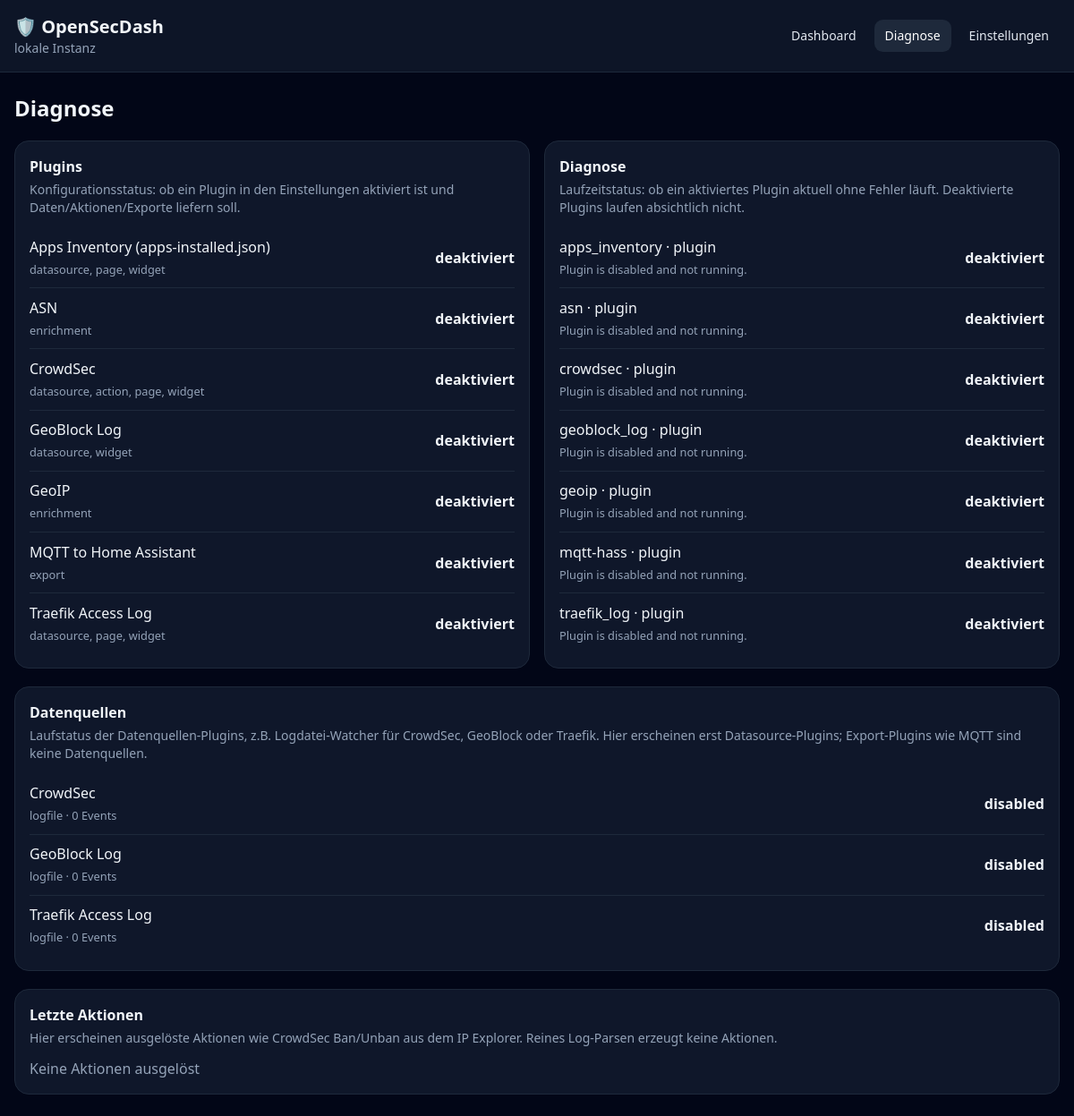
The app's page /diagnostics with its own data.
### app/models/core.py (models this page shows)
class PluginRecord(Base):
    __tablename__ = "plugins"
    id: Mapped[str] = mapped_column(String(100), primary_key=True)
    name: Mapped[str] = mapped_column(String(255))
    version: Mapped[str] = mapped_column(String(50), default="1.0.0")
    description: Mapped[str | None] = mapped_column(Text, nullable=True)
    author: Mapped[str | None] = mapped_column(String(255), nullable=True)
    api_version: Mapped[str] = mapped_column(String(20), default="1")
    capabilities: Mapped[list | None] = mapped_column(JSON, nullable=True)
    enabled: Mapped[bool] = mapped_column(Boolean, default=True)
    status: Mapped[str] = mapped_column(String(20), default="healthy", index=True)
    last_error: Mapped[str | None] = mapped_column(Text, nullable=True)

class Diagnostic(Base):
    __tablename__ = "diagnostics"
    id: Mapped[int] = mapped_column(primary_key=True)
    plugin: Mapped[str] = mapped_column(String(100), index=True)
    component: Mapped[str] = mapped_column(String(100), default="plugin")
    status: Mapped[str] = mapped_column(String(20), default="healthy")
    last_run: Mapped[datetime | None] = mapped_column(DateTime, nullable=True)
    last_error: Mapped[str | None] = mapped_column(Text, nullable=True)

class Datasource(Base):
    __tablename__ = "datasources"
    id: Mapped[int] = mapped_column(primary_key=True)
    name: Mapped[str] = mapped_column(String(255), index=True)
    plugin_id: Mapped[str] = mapped_column(String(100), index=True)
    enabled: Mapped[bool] = mapped_column(Boolean, default=True)
    source_type: Mapped[str] = mapped_column(String(50), default="logfile")
    config: Mapped[dict | None] = mapped_column(JSON, nullable=True)
    status: Mapped[str] = mapped_column(String(20), default="disabled")
    last_event_at: Mapped[datetime | None] = mapped_column(DateTime, nullable=True)
    last_run_at: Mapped[datetime | None] = mapped_column(DateTime, nullable=True)
    last_error: Mapped[str | None] = mapped_column(Text, nullable=True)
    events_processed: Mapped[int] = mapped_column(default=0)

### app/api/pages.py (the view)
@router.get("/diagnostics")
def diagnostics_page(request: Request, db: Session = Depends(get_db)):
    plugins = db.query(PluginRecord).order_by(PluginRecord.id).all()
    plugin_rows = [
        {
            "plugin": plugin,
            "configuration_status": "enabled" if is_plugin_enabled(db, plugin.id) else "disabled",
        }
        for plugin in plugins
    ]
    diagnostic_rows = []
    for item in db.query(Diagnostic).order_by(Diagnostic.plugin).all():
        enabled = is_plugin_enabled(db, item.plugin)
        diagnostic_rows.append(
            {
                "item": item,
                "effective_status": item.status if enabled else "disabled",
                "message": item.last_error if enabled else "Plugin is disabled and not running.",
            }
        )
    return render(
        request,
        db,
        "diagnostics.html",
        plugin_rows=plugin_rows,
        datasources=db.query(Datasource).order_by(Datasource.name).all(),
        diagnostic_rows=diagnostic_rows,
        actions=db.query(Action).order_by(Action.timestamp.desc()).limit(20).all(),
    )

### app/templates/diagnostics.html (shortened to what this page needs)
{% extends "base.html" %}
{% block content %}
    <h2 class="text-2xl font-semibold mb-5">{{ t("diagnostics.title") }}</h2>
    <section class="grid grid-cols-1 lg:grid-cols-2 gap-4 mb-5">
        <div class="card">
            <h3 class="font-semibold mb-1">{{ t("diagnostics.plugins") }}</h3>
            <p class="muted mb-3 text-sm">{{ t("diagnostics.plugins_help") }}</p>
            {% for row in plugin_rows %}
                <div class="row">
                    <span>{{ row.plugin.name }}
                        <br>
                        <small class="muted">
                            {{ row.plugin.capabilities|join(', ') if row.plugin.capabilities else '' }}
                        </small>
                    </span>
                    <b>{{ t("diagnostics.status." ~ row.configuration_status) }}</b>
                </div>
            {% endfor %}
        </div>
        <div class="card">
            <h3 class="font-semibold mb-1">{{ t("diagnostics.diagnostics") }}</h3>
            <p class="muted mb-3 text-sm">{{ t("diagnostics.diagnostics_help") }}</p>
            {% for row in diagnostic_rows %}
                <div class="row">
                    <span>{{ row.item.plugin }} · {{ row.item.component }}
                        <br>
                        <small class="muted">{{ row.message or '' }}</small>
                    </span>
                    <b>{{ t("diagnostics.status." ~ row.effective_status) }}</b>
                </div>
            {% else %}
                <p class="muted">{{ t("diagnostics.no_diagnostics") }}</p>
            {% endfor %}
        </div>
    </section>
    <section class="card mb-5">
        <h3 class="font-semibold mb-1">{{ t("diagnostics.datasources") }}</h3>
        <p class="muted mb-3 text-sm">{{ t("diagnostics.datasources_help") }}</p>
        {% for source in datasources %}
            <div class="row">
                <span>{{ source.name }}
                    <br>
                    <small class="muted">{{ source.source_type }} · {{ source.events_processed }} {{ t("diagnostics.events") }}</small>
                </span>
                <b>{{ source.status }}</b>
            </div>
        {% else %}
            <p class="muted">{{ t("diagnostics.no_datasources") }}</p>
        {% endfor %}
    </section>
    <section class="card">
        <h3 class="font-semibold mb-1">{{ t("diagnostics.recent_actions") }}</h3>
        <p class="muted mb-3 text-sm">{{ t("diagnostics.recent_actions_help") }}</p>
        {% for action in actions %}
            <div class="row">
                <span>{{ action.timestamp|datetime }} · {{ action.action_type }} · {{ action.target }}
                    <br>
                    <small class="muted">{{ action.result or '' }}</small>
                </span>
                <b>{{ action.status }}</b>
            </div>
        {% else %}
            <p class="muted">{{ t("diagnostics.no_actions") }}</p>
        {% endfor %}
    </section>
{% endblock %}

### app/static/css/app.css (style rules this page uses)
.card { background: rgb(15 23 42); border: 1px solid rgb(30 41 59); border-radius: 1rem; padding: 1rem; }
.row { align-items: center; border-bottom: 1px solid rgb(30 41 59); display: flex; gap: 1rem; justify-content: space-between; padding: .6rem 0; }
.row:last-child { border-bottom: 0; }
.muted { color: #94a3b8; }

### records on screen
PluginRecord: plugin.name "Apps Inventory (apps-installed.json)", plugin.capabilities "datasource, page, widget"
PluginRecord: plugin.name "ASN", plugin.capabilities "enrichment"
PluginRecord: plugin.name "CrowdSec", plugin.capabilities "datasource, action, page, widget"
PluginRecord: plugin.name "GeoBlock Log", plugin.capabilities "datasource, widget"
PluginRecord: plugin.name "GeoIP", plugin.capabilities "enrichment"
PluginRecord: plugin.name "MQTT to Home Assistant", plugin.capabilities "export"
PluginRecord: plugin.name "Traefik Access Log", plugin.capabilities "datasource, page, widget"
Diagnostic: item.plugin "apps_inventory", item.component "plugin"
Diagnostic: item.plugin "asn", item.component "plugin"
Diagnostic: item.plugin "crowdsec", item.component "plugin"
Diagnostic: item.plugin "geoblock_log", item.component "plugin"
Diagnostic: item.plugin "geoip", item.component "plugin"
Diagnostic: item.plugin "mqtt-hass", item.component "plugin"
Diagnostic: item.plugin "traefik_log", item.component "plugin"
Datasource: name "CrowdSec", source_type "logfile", events_processed "0", t "Events", status "disabled"
Datasource: name "GeoBlock Log", source_type "logfile", events_processed "0", t "Events", status "disabled"
Datasource: name "Traefik Access Log", source_type "logfile", events_processed "0", t "Events", status "disabled"

### other values on screen
{{ t("app.name") }} "OpenSecDash"
{{ domain or t("common.local_instance") }} "lokale Instanz"
{{ t("nav.dashboard") }} "Dashboard"
{{ t("nav.diagnostics") }} "Diagnose"
{{ t("nav.settings") }} "Einstellungen"
{{ t("diagnostics.title") }} "Diagnose"
{{ t("diagnostics.plugins") }} "Plugins"
{{ t("diagnostics.plugins_help") }} "Konfigurationsstatus: ob ein Plugin in den Einstellungen aktiviert ist und Daten/Aktionen/Exporte liefern soll."
{{ t("diagnostics.status." ~ row.configuration_status) }} "deaktiviert" "deaktiviert" "deaktiviert" "deaktiviert" "deaktiviert" "deaktiviert" "deaktiviert"
{{ t("diagnostics.diagnostics") }} "Diagnose"
{{ t("diagnostics.diagnostics_help") }} "Laufzeitstatus: ob ein aktiviertes Plugin aktuell ohne Fehler läuft. Deaktivierte Plugins laufen absichtlich nicht."
{{ row.message or '' }} "Plugin is disabled and not running." "Plugin is disabled and not running." "Plugin is disabled and not running." "Plugin is disabled and not running." "Plugin is disabled and not running." "Plugin is disabled and not running." "Plugin is disabled and not running."
{{ t("diagnostics.status." ~ row.effective_status) }} "deaktiviert" "deaktiviert" "deaktiviert" "deaktiviert" "deaktiviert" "deaktiviert" "deaktiviert"
{{ t("diagnostics.datasources") }} "Datenquellen"
{{ t("diagnostics.datasources_help") }} "Laufstatus der Datenquellen-Plugins, z.B. Logdatei-Watcher für CrowdSec, GeoBlock oder Traefik. Hier erscheinen erst Datasource-Plugins; Export-Plugins wie MQTT sind keine Datenquellen."
